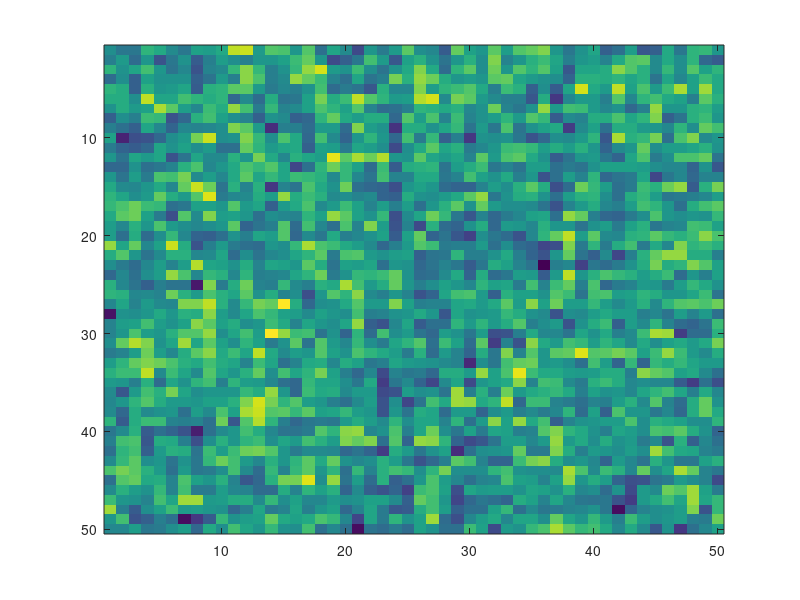

Write MATLAB code to recreate this figure.

clc

clear all

close all

vp0=4.319965685826324e+03;%背景速度与密度

vs0=2.174229226018436e+03;

rau0=2750;

K=0.5;%一般取0.3-0.8之间

eps=0.08;%标准差

A=1;%介质在x，z方向上的自相关长度

B=1;

x=1:1:500;

z=1:1:500;

%a=zeros(256,256);

b=x'*x/(A^2)+z'*z/(B^2);

c=exp(-sqrt(b));%自相关函数

%c=exp(-b);

d=fft2(c,50,50);%产生随机过程功率谱

e=unifrnd(0,2*pi,50,50);%产生二维随机场

%normplot(e);

f=sqrt(d).*exp(-i*e);%产生随机功率谱

g=ifft2(f,50,50);%得到空间域的随机扰动

h=real(g);

u=mean2(h(:));%均值

l=var(h(:));%方差

m=eps/sqrt(l)*(h-u);



vp=vp0*(1+m);

vs=vs0*(1+m);

rau=rau0*(1+K*m);

imagesc(vp);

fvp = fopen('random_vp.bin','wb');

fvs = fopen('random_vs.bin','wb');

frau = fopen('random_rau.bin','wb');



for x=1:50

   for z=1:50

        fwrite(fvp,vp(x,z),'float'); 

        fwrite(fvs,vs(x,z),'float');

        fwrite(frau,rau(x,z),'float');
        

   end

end

fclose(fvp);

fclose(fvs);

fclose(frau);



cvp = fopen('random_vp.txt','wt+');

cvs = fopen('random_vs.txt','wt+');

crau = fopen('random_rau.txt','wt+');



for x=1:50

   for z=1:50

        fprintf(cvp,'%g,%g,%g\n',x,z,vp(x,z)); 
        fprintf(cvs,'%g,%g,%g\n',x,z,vs(x,z)); 
        fprintf(crau,'%g,%g,%g\n',x,z,rau(x,z)); 
       
        

   end

end

fclose(cvp);

fclose(cvs);

fclose(crau);








 
